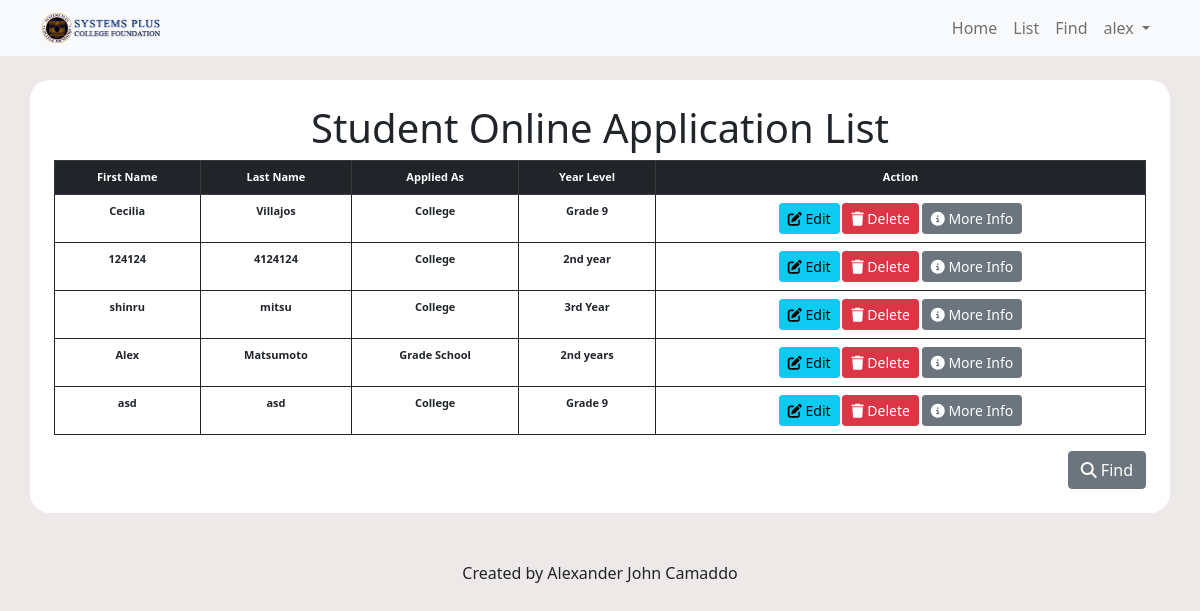
Screenshot of /schoolweb/public/list.php (signed in) with the database file from the repository.
### tables this page shows
CREATE TABLE `account` (
  `id` bigint(20) NOT NULL,
  `user_id` bigint(20) NOT NULL,
  `user_name` varchar(255) NOT NULL,
  `email` varchar(255) NOT NULL,
  `password` varchar(255) NOT NULL,
  `date` timestamp NOT NULL DEFAULT current_timestamp() ON UPDATE current_timestamp()
);

CREATE TABLE `student_app` (
  `id` bigint(20) NOT NULL,
  `fname` varchar(255) NOT NULL,
  `lname` varchar(255) NOT NULL,
  `dob` varchar(255) NOT NULL,
  `gender` varchar(255) NOT NULL,
  `apply` varchar(255) NOT NULL,
  `year_level` varchar(255) NOT NULL,
  `contact_num` varchar(255) NOT NULL,
  `email` varchar(255) NOT NULL,
  `street_add` varchar(255) NOT NULL,
  `street_add_2` varchar(255) NOT NULL,
  `city` varchar(255) NOT NULL,
  `region` varchar(255) NOT NULL,
  `postal_zip` varchar(255) NOT NULL,
  `status` varchar(255) NOT NULL
);

### schoolweb/public/functions.php (called while the page is built, shortened)
<?php
function check_login($dsn)
{
    if (isset($_SESSION['user_id'])) {
        $id = $_SESSION['user_id'];
        $query =$dsn->prepare("SELECT * FROM account WHERE user_id = :id LIMIT 1");
        $query->bindValue(':id', $id);
        $query->execute();
        $count = $query->rowCount();
        if ($query && $count > 0) {
            $user_data = $query->fetch(PDO::FETCH_ASSOC);
            return $user_data;
        }
    }
    die;
}

### schoolweb/public/list.php (the view, shortened to what this page needs)
<?php include '../inc/header.php'; ?>
    <link rel="stylesheet" href="../CSS/form_design.css">
</head>
<body>
  <?php
  include_once '../database/connection.php';
  if(isset($_SESSION['user_id'])):
    include_once '../inc/navbar.php';
  else:
    header("location: login.php");
  endif;
    if (!$pdo) {
        die("Connection Error!");
    } else {
        $sql = $pdo->prepare("SELECT * FROM student_app");
        $sql->execute();
        $results = $sql->fetchAll(PDO::FETCH_ASSOC);
}
  ?>
    <div align="center">
                <div id="listform" align="center">
                    <h1 align="center">Student Online Application List</h1>
                    <table  align="center" class="table table-hover table-condensed table-bordered border-dark">
                        <thead class="table-dark " align="center">
                        <tr>
                            <th >First Name</th>
                            <th >Last Name</th>
                            <th >Applied As</th>
                            <th >Year Level</th></th>
                            <th>Action</th>
                        </tr>
                        </thead>
                    <tbody align="center">
                            <?php foreach($results as $result):?>
                                <tr>
                                    <td><?php echo $result['fname']; ?></td>
                                    <td><?php echo $result['lname']; ?></td>
                                    <td><?php echo $result['apply']; ?></td>
                                    <td><?php echo $result['year_level']; ?></td>
                                    <td>
                                        <a href='edit.php?id=<?php echo $result['id'];?>&fname=<?php echo $result['fname'];?>&lname=<?php echo $result['lname'];?>&dob=<?php echo $result['dob'];?>&gender=<?php echo $result['gender'];?>&apply=<?php echo $result['apply'];?>&year_level=<?php echo $result['year_level'];?>&contact_num=<?php echo $result['contact_num'];?>&email=<?php echo $result['email'];?>&street_add=<?php echo $result['street_add'];?>&street_add_2=<?php echo $result['street_add_2'];?>&city=<?php echo $result['city'];?>&region=<?php echo $result['region'];?>&postal_zip=<?php echo $result['postal_zip'];?>&status=<?php echo $result['status'];?>' class='btn btn-sm btn-info'><i class='fa-solid fa-pen-to-square'></i> Edit</a>
                                        <a href='../delete.php?id=<?php echo $result['id'];?>' class='btn btn-sm btn-danger'><i class='fa-solid fa-trash'></i> Delete</a>
                                        <a href='more_info.php?id=<?php echo $result['id'];?>&fname=<?php echo $result['fname'];?>&lname=<?php echo $result['lname'];?>&dob=<?php echo $result['dob'];?>&gender=<?php echo $result['gender'];?>&apply=<?php echo $result['apply'];?>&year_level=<?php echo $result['year_level'];?>&contact_num=<?php echo $result['contact_num'];?>&email=<?php echo $result['email'];?>&street_add=<?php echo $result['street_add'];?>&street_add_2=<?php echo $result['street_add_2'];?>&city=<?php echo $result['city'];?>&region=<?php echo $result['region'];?>&postal_zip=<?php echo $result['postal_zip'];?>&status=<?php echo $result['status'];?>' class='btn btn-sm btn-secondary'><i class="fa-sharp fa-solid fa-circle-info"></i> More Info</a>
                                    </td>
                                </tr>
                            <?php endforeach; ?>
                        </tbody>
                    </table>
                    <div align="right">
                        <a href="find.php" class="btn btn-secondary"><i class="fa-sharp fa-solid fa-magnifying-glass"></i> Find</a>
                    </div>
                </div>
    </div>
<?php include '../inc/footer.php'; ?>

### schoolweb/inc/navbar.php (shortened to what this page needs)
<?php
  include("functions.php");
  $user_data = check_login($pdo);
  ?>
<nav class="navbar navbar-expand-sm navbar-light bg-light mb-4">
    <div class="container">
      <a class="navbar-brand mb-0 h1" href="../public/main_page.php"><img class="d-inline-block align-top" src="../images/School Logo.png" alt=""></a>
      <div class="collapse navbar-collapse" id="navbarNav">
        <ul class="navbar-nav ms-auto">
         <li class="nav-item">
              <a class="nav-link" href="../public/main_page.php">
                Home</a>
            </li>
            <li class="nav-item">
              <a class="nav-link" href="../public/list.php"
                >List</a>
            </li>
            <li class="nav-item">
              <a class="nav-link" href="../public/find.php"
                >Find</a>
            </li>
            <li class="nav-item dropdown">
              <a class="nav-link dropdown-toggle" id="navbarDropdown" role="button" data-bs-toggle="dropdown" aria-expanded="false" href="#"
                ><?php echo $user_data['user_name']; ?>
              </a>
            </li>
        </ul>
      </div>
  </div>
</nav>

### schoolweb/CSS/designs.css (style rules this page uses)
img { width: 25%; align-self: center; }
body { background-color: rgb(237, 233, 233); }
table { background-color: #fff; border-radius: 15px; }

### schoolweb/CSS/form_design.css (style rules this page uses)
#listform { margin-top: 2%; width: 95%; padding: 2%; background-color: #fff; border-radius: 20px; }
body { background-color: rgb(237, 233, 233); }

### schoolweb/public/list.php (style rules this page uses)
.table-condensed { font-size: 11px; font-weight: 600; text-align: center; }

### rows the page displays
account: user_name "alex"
student_app: fname "Cecilia", lname "Villajos", apply "College", year_level "Grade 9"
student_app: fname "124124", lname "4124124", apply "College", year_level "2nd year"
student_app: fname "shinru", lname "mitsu", apply "College", year_level "3rd Year"
student_app: fname "Alex", lname "Matsumoto", apply "Grade School", year_level "2nd years"
student_app: fname "asd", lname "asd", apply "College", year_level "Grade 9"
